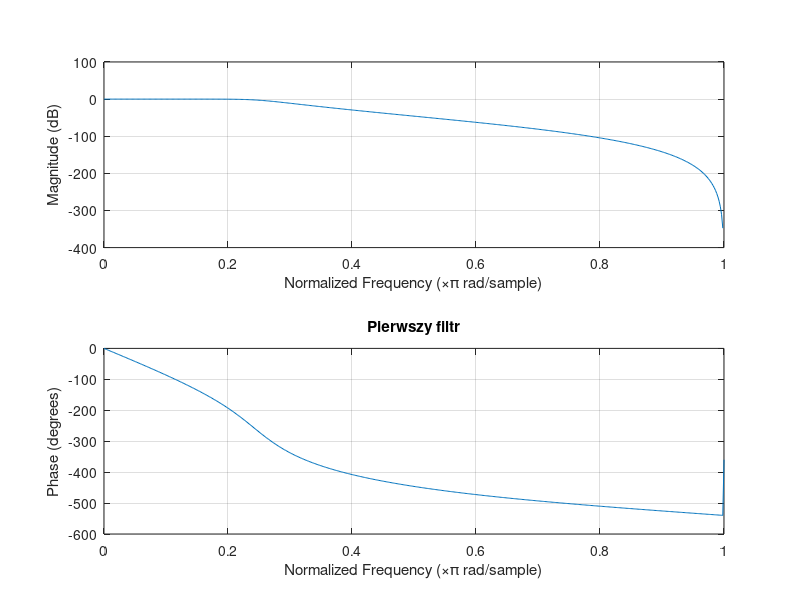
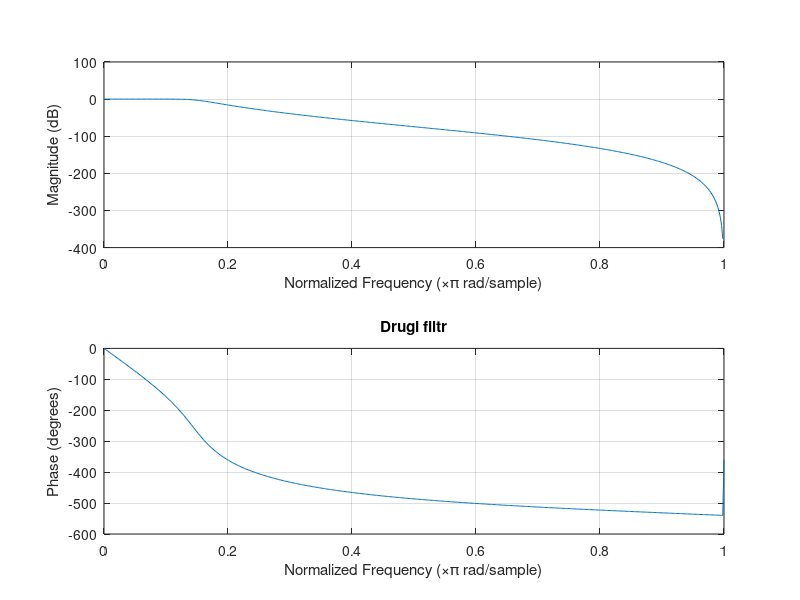
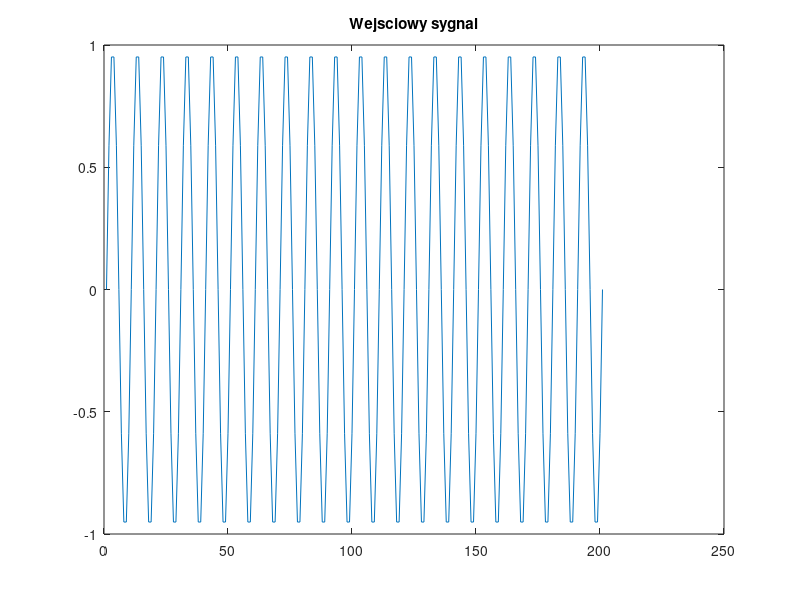
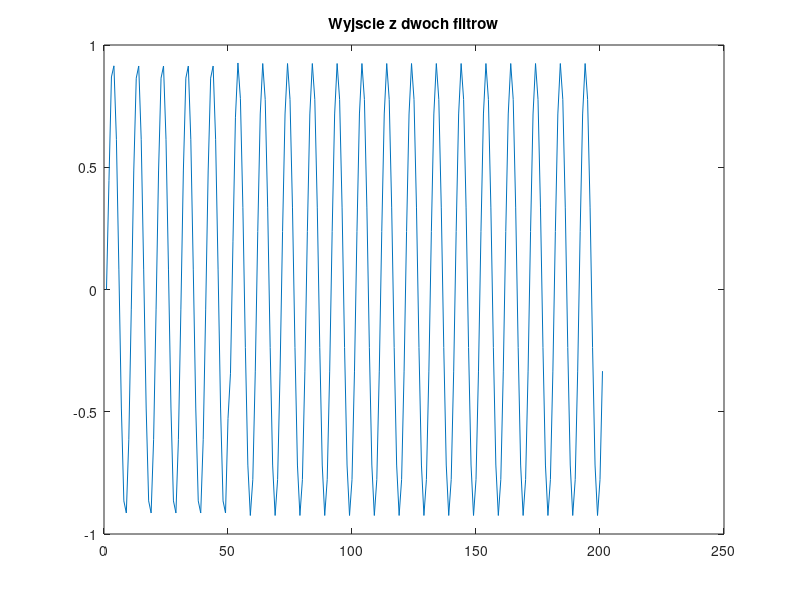

Source code (MATLAB) for these figures, in order:
clear all
close all
fs=2000;   %czestotliwosc probkowania
fc1=250;   %czestotliwosc odciecia pierwszego filtru
fsin=200;  %czestotliwosc sygnalu do wyciecia
rzad=6;
[b1,a1]=butter(rzad,2*fc1/fs);

figure()
freqz(b1,a1);
[sos1,g1] = tf2sos(b1,a1);
g2=g1^(1/3);
title('Pierwszy filtr');

% drugi filtr od 150
fc2=150;  %czestotliwosc odciecia pierwszego filtru
[b2,a2]=butter(rzad,2*fc2/fs);
[sos2,g3] = tf2sos(b2,a2);
g4=g3^(1/3);
figure()
freqz(b2,a2);
title('Drugi filtr');

t=[0:1/fs:0.1];
sygnal=sin(2*pi*fsin*t);
figure()

plot(sygnal)
title('Wejsciowy sygnal');
y1=zeros(length(t),1); % allocate output array
d=zeros(3,1); % clear delay line


    for n=1:length(t)
        for q=1:3
        if (n<50)
                y1(n)=sos1(q,1)*sygnal(n)+d(1);
                d(1)=sos1(q,2)*sygnal(n)-sos1(q,5)*y1(n)+d(2);
                d(2)=sos1(q,3)*sygnal(n)-sos1(q,6)*y1(n);
                y1(n)=y1(n)*g2;
        else
                y1(n)=sos2(q,1)*sygnal(n)+d(1);
                d(1)=sos2(q,2)*sygnal(n)-sos2(q,5)*y1(n)+d(2);
                d(2)=sos2(q,3)*sygnal(n)-sos2(q,6)*y1(n);
                y1(n)=y1(n)*g4;
        end
    end
end
figure()
plot(y1)
title('Wyjscie z dwoch filtrow');

y2=zeros(length(t),1); % nowy wektor wyjsciowy
d=zeros(3,1); % wyczyszczenie rejestrow
    for n=1:length(t)
        for q=1:3
                y2(n)=sos1(q,1)*sygnal(n)+d(1);
                d(1)=sos1(q,2)*sygnal(n)-sos1(q,5)*y2(n)+d(2);
                d(2)=sos1(q,3)*sygnal(n)-sos1(q,6)*y2(n);
                y2(n)=y2(n)*g2;
      
    end
end
y2=y2.*g1
figure()
plot(y2)
title('Wyjscie z jednego filtra');

